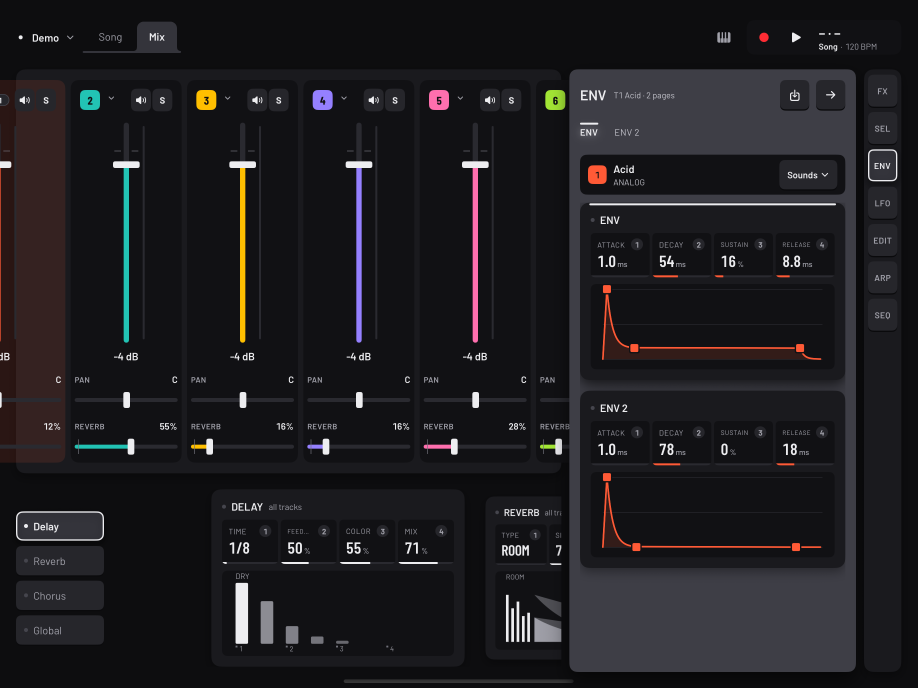
#> input picture qa/pad-clear-optout-2026-11-10/before/mix-env.png, 2752 x 2064 px (shown at 1/3 size); its folder holds only this picture in this run
$ python diff.py
#> lines starting #> are read from the running program, lines starting #| are printed output that depends on the picture
# The before/after check for the pad clear opt-out (2026-11-10): whole frames compared unshifted. Nothing at rest should
# change: every scene identical (the changes are in gestures, drops and menus).
import os, glob
from PIL import Image, ImageChops
here = os.path.dirname(os.path.abspath(__file__))
os.makedirs(os.path.join(here, 'diff'), exist_ok=True)
for f in sorted(glob.glob(os.path.join(here, 'before', '*.png'))):
    n = os.path.basename(f)
    a = Image.open(f).convert('RGB'); b = Image.open(os.path.join(here, 'after', n)).convert('RGB')
    d = ImageChops.difference(a, b).convert('L').point(lambda v: 255 if v > 24 else 0)
#> d: PIL image 2752x2064 L; every value is 0
    box = d.getbbox()
#> box = None
    vis = b.copy(); vis.paste(Image.new('RGB', vis.size, (255, 0, 0)), (0, 0), d)
    vis.resize((vis.width // 2, vis.height // 2)).save(os.path.join(here, 'diff', n))
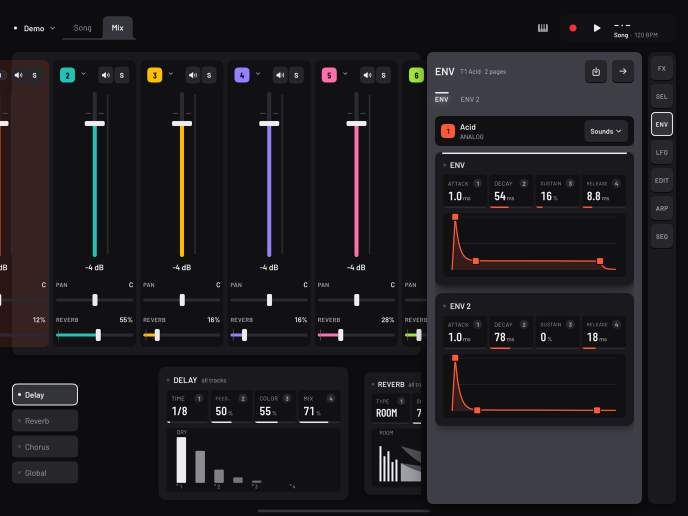
#> saved as mix-env.png: PIL image 1376x1032 RGB (shown at 1/2 size); mean R, G, B 30, 28.6, 31.7
    print(f'{n:24s}', 'identical' if not box else 'differs in x %d–%d, y %d–%d pt' % tuple(v // 2 for v in (box[0], box[2], box[1], box[3])))
#| mix-env.png              identical

$ run again, on qa/pad-clear-optout-2026-11-10/before/sounds-engine.png
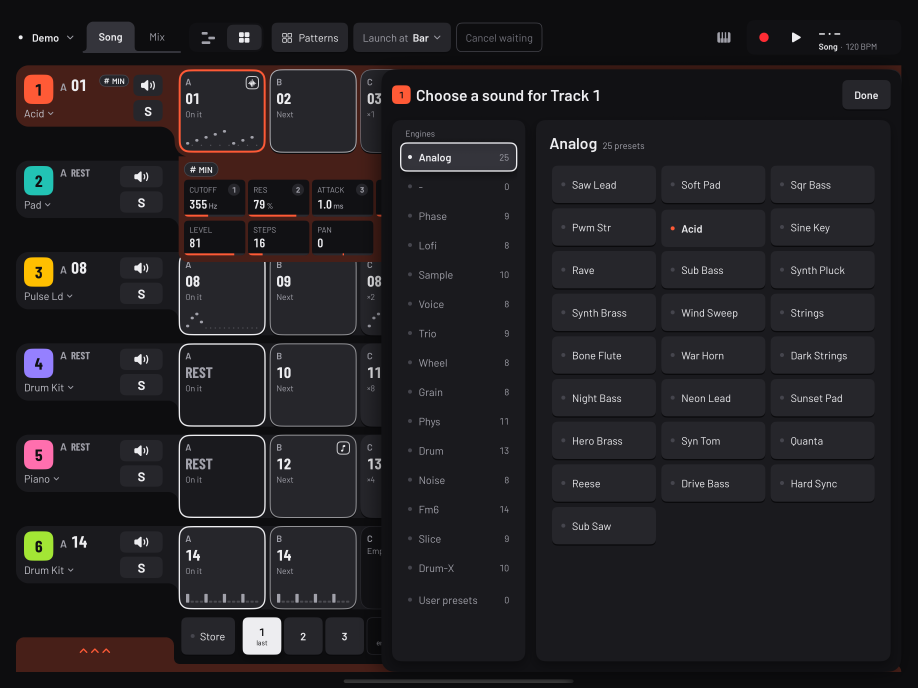
#> input picture qa/pad-clear-optout-2026-11-10/before/sounds-engine.png, 2752 x 2064 px (shown at 1/3 size)
#> d: PIL image 2752x2064 L; every value is 0
#> box = None
#> `vis.resize((vis.width // 2, vis.height // 2)).save(os.path.join(here, ..`:
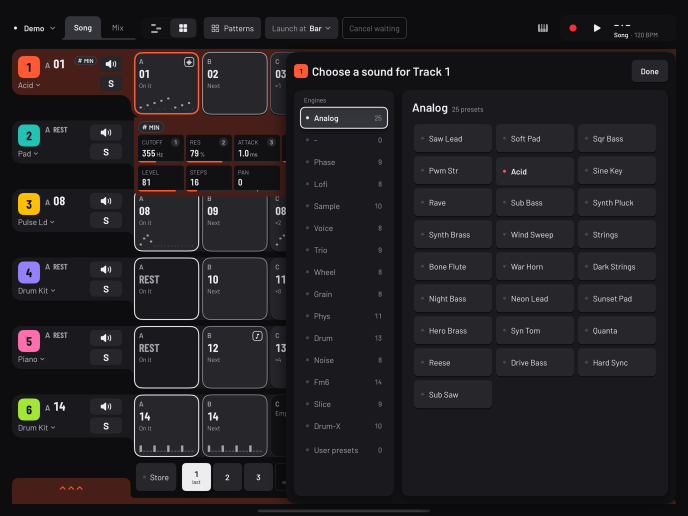
#> saved as sounds-engine.png: PIL image 1376x1032 RGB (shown at 1/2 size); mean R, G, B 33.5, 31.3, 34.2
#| sounds-engine.png        identical

$ run again, on qa/pad-clear-optout-2026-11-10/before/sounds-user.png
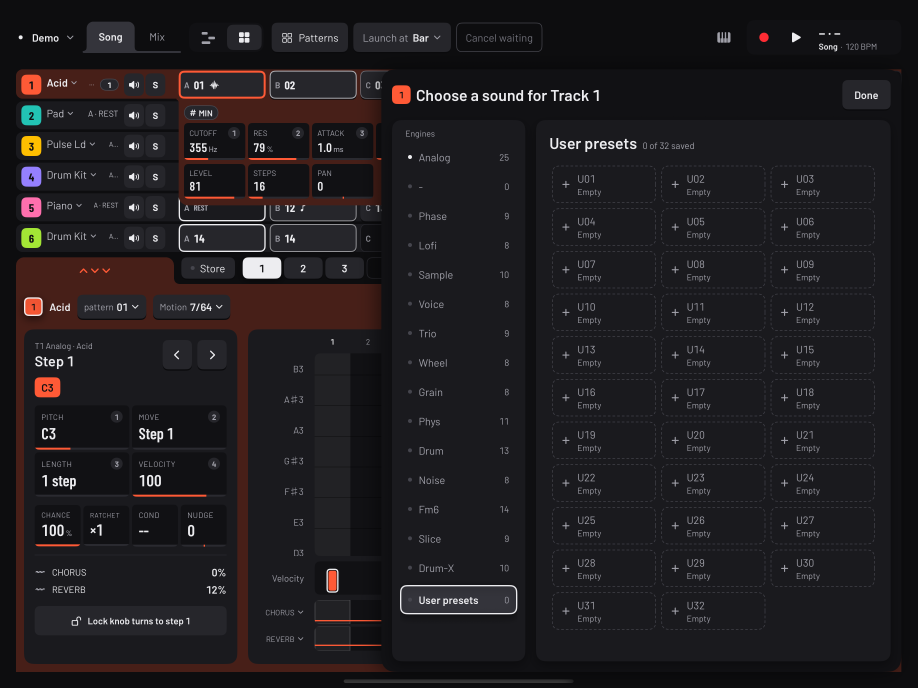
#> input picture qa/pad-clear-optout-2026-11-10/before/sounds-user.png, 2752 x 2064 px (shown at 1/3 size)
#> d: PIL image 2752x2064 L; every value is 0
#> box = None
#> `vis.resize((vis.width // 2, vis.height // 2)).save(os.path.join(here, ..`:
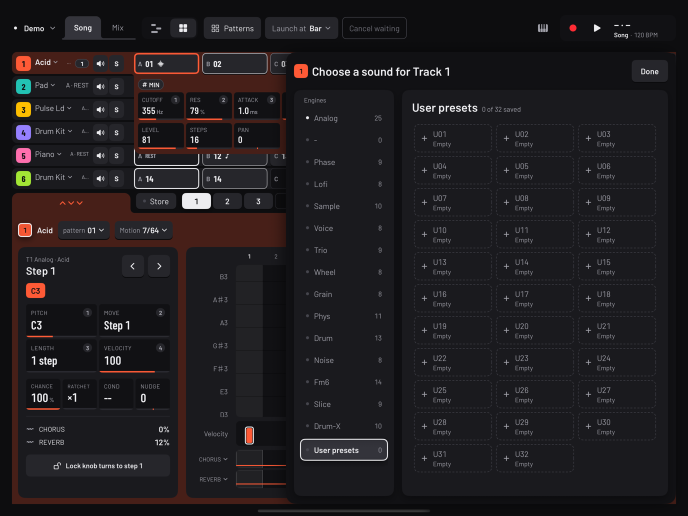
#> saved as sounds-user.png: PIL image 1376x1032 RGB (shown at 1/2 size); mean R, G, B 31.4, 28.3, 31
#| sounds-user.png          identical

$ run again, on qa/pad-clear-optout-2026-11-10/before/tl-half.png
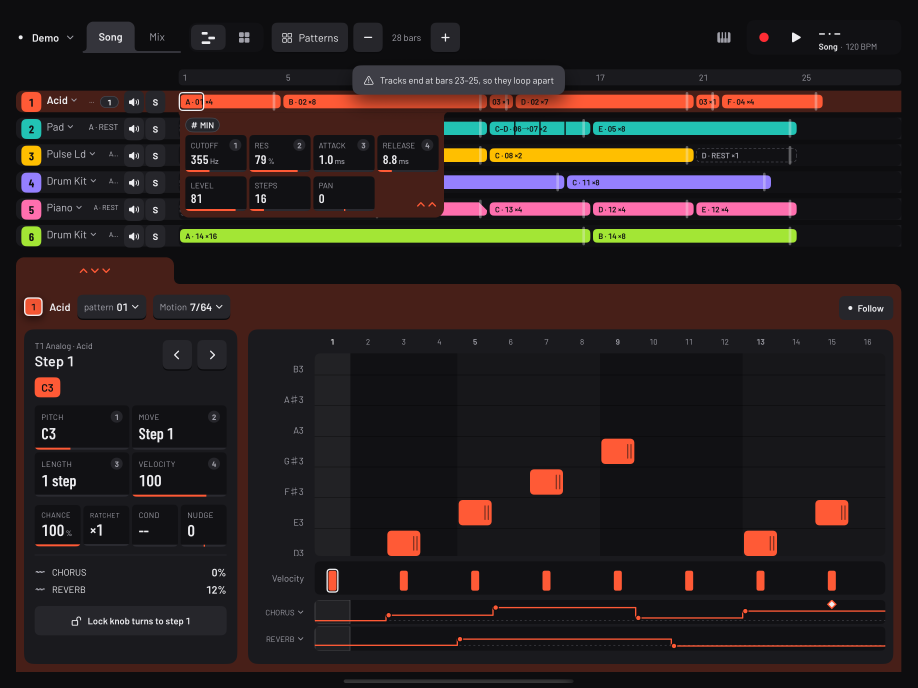
#> input picture qa/pad-clear-optout-2026-11-10/before/tl-half.png, 2752 x 2064 px (shown at 1/3 size)
#> d: PIL image 2752x2064 L; every value is 0
#> box = None
#> `vis.resize((vis.width // 2, vis.height // 2)).save(os.path.join(here, ..`:
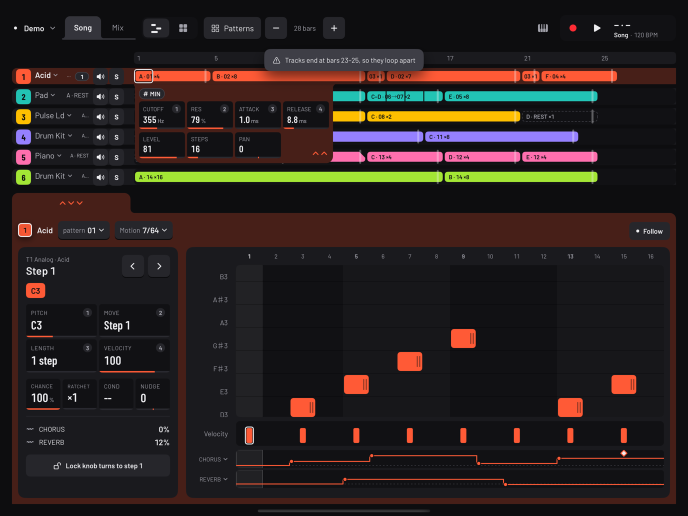
#> saved as tl-half.png: PIL image 1376x1032 RGB (shown at 1/2 size); mean R, G, B 40.5, 32, 30.5
#| tl-half.png              identical

$ run again, on qa/pad-clear-optout-2026-11-10/before/pads-full-t1.png
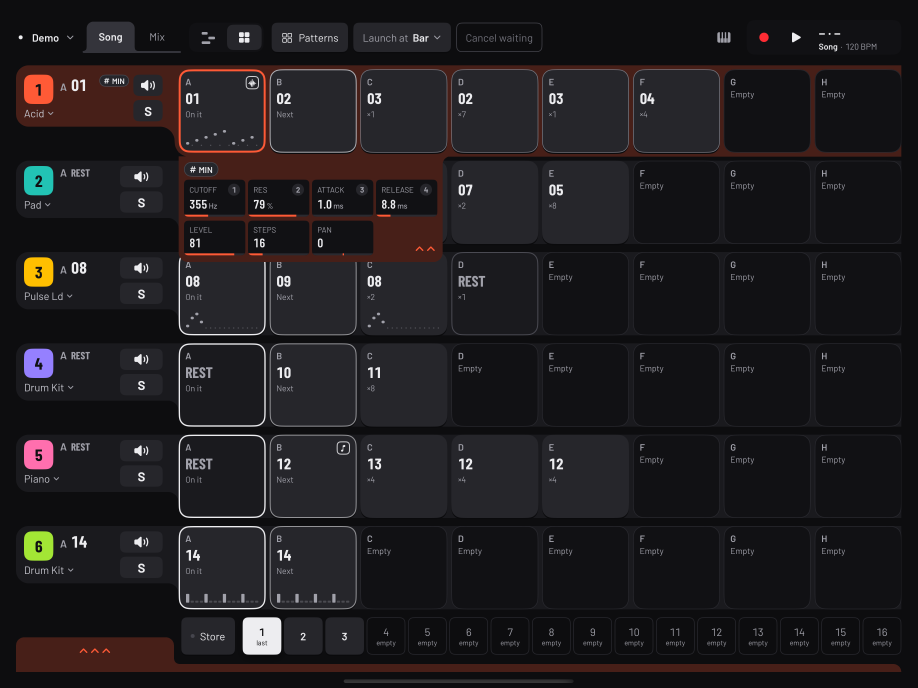
#> input picture qa/pad-clear-optout-2026-11-10/before/pads-full-t1.png, 2752 x 2064 px (shown at 1/3 size)
#> d: PIL image 2752x2064 L; every value is 0
#> box = None
#> `vis.resize((vis.width // 2, vis.height // 2)).save(os.path.join(here, ..`:
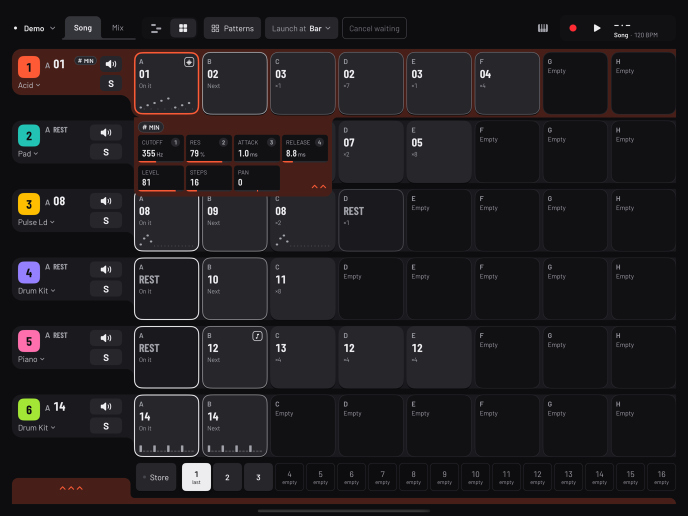
#> saved as pads-full-t1.png: PIL image 1376x1032 RGB (shown at 1/2 size); mean R, G, B 31, 28.1, 30.5
#| pads-full-t1.png         identical
